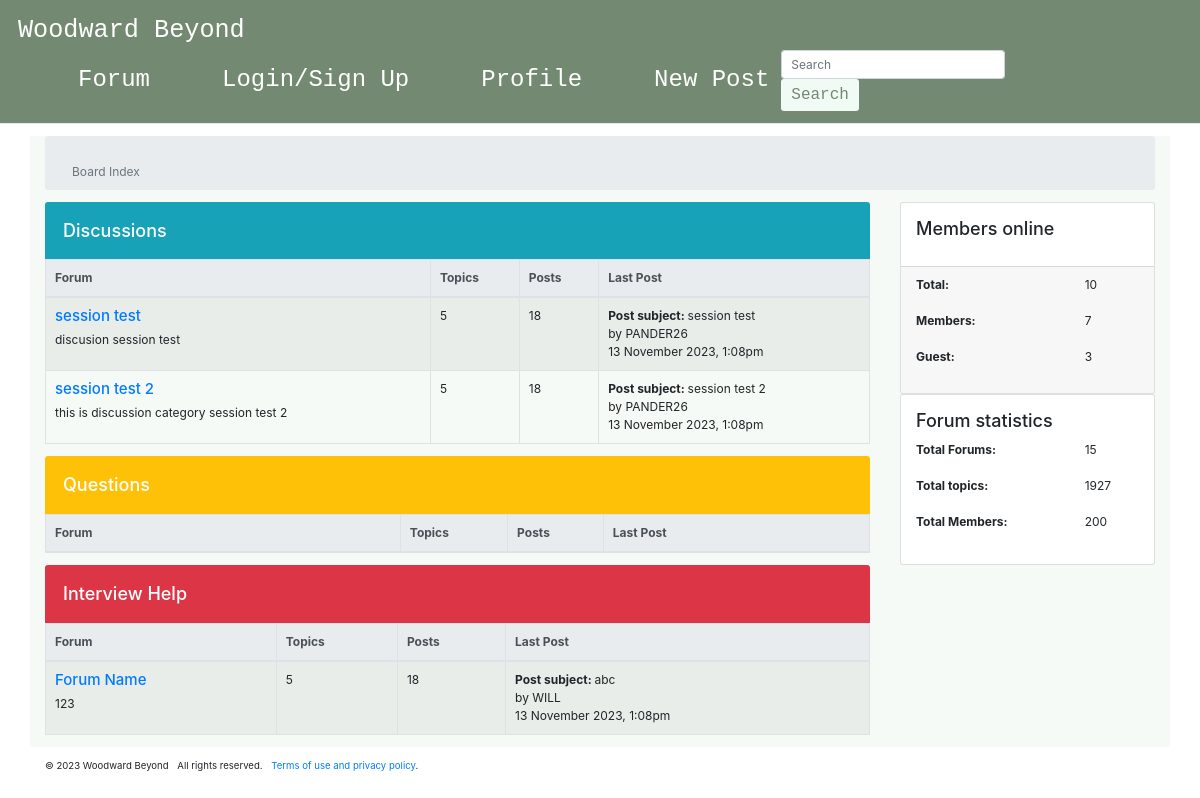
The app's page /index.html, older data.
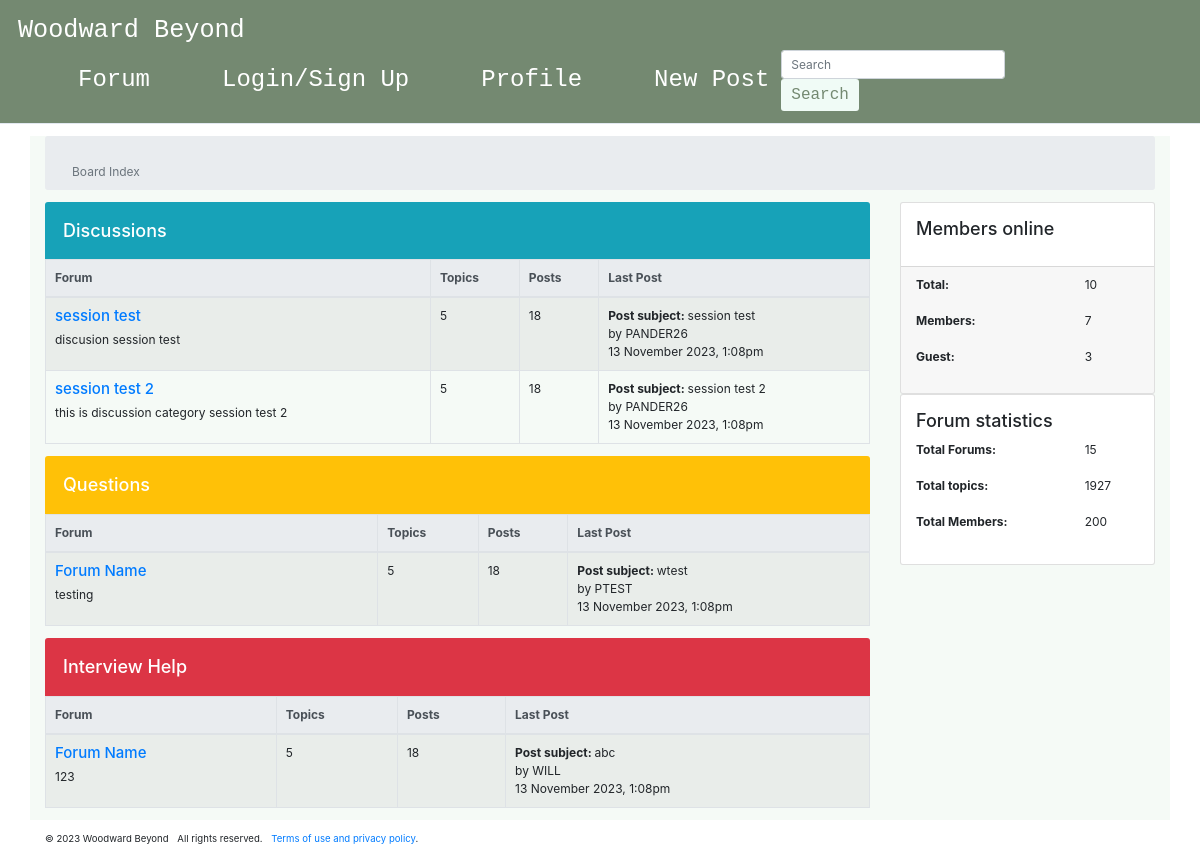
The same page, newer data.
### tables this page shows
CREATE TABLE posts (
            id INTEGER PRIMARY KEY AUTOINCREMENT,
            title TEXT NOT NULL,
            content TEXT NOT NULL
        , category, author_id);

CREATE TABLE users (id int, username text, password text, date TEXT);

### app.py (the view)
@app.route('/index.html')
def index():
    session['signed_up'] = False
    posts = get_posts()
    return render_template('index.html', items=posts)

### app.py (called while the page is built)
def get_db_connection():
    conn = sqlite3.connect('database/wb.db')
    conn.row_factory = sqlite3.Row
    return conn

def get_posts():
    conn = get_db_connection()
    cursor = conn.cursor()
    cursor.execute('''
        SELECT posts.id, posts.title, posts.content, posts.category, posts.author_id, users.username
        FROM posts
        JOIN users ON posts.author_id = users.id
    ''')
    posts = cursor.fetchall()
    conn.close()
    return posts

### templates/index.html (shortened to what this page needs)
<!DOCTYPE html>
<html lang="en">
<head>
<link rel="stylesheet" href="https://stackpath.bootstrapcdn.com/bootstrap/4.3.1/css/bootstrap.min.css">
</head>
<body>
            {% include 'header.html'%}
    <div class="container my-3 ww-body">
    <nav class="breadcrumb">
        <div class="container mt-4">
            <span class="breadcrumb-item active">Board Index</span>
        </div>
    </nav>
    <div class="row">
        <div class="col-12 col-xl-9">
    <h2 class="h4 text-white bg-info mb-0 p-4 rounded-top">Discussions</h2>
    <table class ="table table-striped table-bordered table-fixed">
        <thead class="thead-light">
            <tr>
                <th scope="col" class="forum-col">Forum</th>
                <th scope="col">Topics</th>
                <th scope="col">Posts</th>
                <th scope="col">Last Post</th>
            </tr>
        </thead>
        <tbody>
            {% for post in items %}
                {% if post['category'] == 'Discussion' %}
                    <tr>
                        <td>
                            <h3 class="h5"><a href="{{ url_for('view_post', id=post.id) }}">{{ post['title'] }}</a></h3>
                            <div class="fixed-table-content">
                                <p>{{ post['content'] }} </p>
                            </div>
                        </td>
                        <td>
                            <div>5</div>
                        </td>
                        <td>
                            <div>18</div>
                        </td>
                        <td>
                            <div><span class="font-weight-bold"> Post subject: </span>{{ post['title'] }}</div>
                            <div>by {{ post['username'] }}</div>
                            <div> 13 November 2023, 1:08pm</div>
                        </td>
                    </tr>
                {% endif %}
            {% endfor %}
        </tbody>
    </table>
    <h2 class="h4 text-white bg-warning mb-0 p-4 rounded-top">Questions</h2>
    <table class ="table table-striped table-bordered table-fixed">
        <thead class="thead-light">
            <tr>
                <th scope="col" class="forum-col">Forum</th>
                <th scope="col">Topics</th>
                <th scope="col">Posts</th>
                <th scope="col" class="last-post-col">Last Post</th>
            </tr>
        </thead>
        <tbody>
            {% for post in items %}
                {% if post['category'] == 'Question' %}
                    <tr>
                        <td>
                            <h3 class="h5"><a href="post.html/{{post['id']}}">Forum Name</a></h3>
                            <div class="fixed-table-content">
                                <p>{{ post['content'] }} </p>
                            </div>
                        </td>
                        <td>
                            <div>5</div>
                        </td>
                        <td>
                            <div>18</div>
                        </td>
                        <td>
                            <div><span class="font-weight-bold"> Post subject: </span>{{ post['title'] }}</div>
                            <div>by {{ post['username'] }}</div>
                            <div> 13 November 2023, 1:08pm</div>
                        </td>
                    </tr>
                {% endif %}
            {% endfor %}
        </tbody>
    </table>
    <h2 class="h4 text-white bg-danger mb-0 p-4 rounded-top">Interview Help</h2>
    <table class ="table table-striped table-bordered table-fixed">
        <thead class="thead-light">
            <tr>
                <th scope="col">Forum</th>
                <th scope="col">Topics</th>
                <th scope="col">Posts</th>
                <th scope="col">Last Post</th>
            </tr>
        </thead>
        <tbody>
            {% for post in items %}
                {% if post['category'] == 'Interview Help' %}
                    <tr>
                        <td>
                            <h3 class="h5"><a href= "post.html/{{post['id']}}" >Forum Name</a></h3>
                            <div class="fixed-table-content">
                                <p>{{ post['content'] }} </p>
                            </div>
                        </td>
                        <td>
                            <div>5</div>
                        </td>
                        <td>
                            <div>18</div>
                        </td>
                        <td>
                            <div><span class="font-weight-bold"> Post subject: </span>{{ post['title'] }}</div>
                            <div>by {{ post['username'] }}</div>
                            <div> 13 November 2023, 1:08pm</div>
                        </td>
                    </tr>
                {% endif %}
            {% endfor %}
        </tbody>
    </table>
</div>
    <div class="col-12 col-xl-3">
    <aside>
        <div class="row">
        <div class="col-12 col-sm-6 col-xl-12">
        <div class ="card">
            <div class="card-body">
                <h2 class="h4 card-title">Members online</h2>
            </div>
            <div class="card-footer">
                <dl class="row">
                    <dt class="col-8">Total:</dt>
                    <dd class="col-4">10</dd>
                </dl>
                <dl class="row">
                    <dt class="col-8">Members:</dt>
                    <dd class="col-4">7</dd>
                </dl>
                <dl class="row">
                    <dt class="col-8">Guest:</dt>
                    <dd class="col-4">3</dd>
                </dl>
                </div>
            </div>
        </div>
        <div class="col-12 col-sm-6 col-xl-12">
        <div class="card">
            <div class="card-body">
                <h2 class="h4 card-title">Forum statistics</h2>
                <dl class="row">
                    <dt class="col-8">Total Forums:</dt>
                    <dd class="col-4">15</dd>
                </dl>
                <dl class="row">
                    <dt class="col-8">Total topics:</dt>
                    <dd class="col-4">1927</dd>
                </dl>
                <dl class="row">
                    <dt class="col-8">Total Members:</dt>
                    <dd class="col-4">200</dd>
                </dl>
                </div>
            </div>
        </div>
    </aside>
  </div>
 </div>
</div>
<footer class="small">
    <div class="container">
    <ul class="list-inline">
        <li class="list-inline-item">&copy; 2023 Woodward Beyond</li>
        <li class="list-inline-item">All rights reserved.</li>
        <li class="list-inline-item"><a href="#0">Terms of use and privacy policy</a>.</li>
    </ul>
</div>
</footer>
</body>
</html>

### templates/header.html (shortened to what this page needs)
<link
      rel="stylesheet"
      type="text/css"
      href="{{ url_for('static', filename='style.css') }}"
/>
<header class="header">
    <nav class="navbar">
        <a href="#" class="nav-logo">Woodward Beyond</a>
        <ul class="nav-menu">
            <li class="nav-item">
                <a href="index.html" class="navbar-brand">Forum</a>
            </li>
            <li class="nav-item">
                <a href="login.html" class="navbar-brand">Login/Sign Up</a>
            </li>
            <li class="nav-item">
                <a href="profile.html" class="navbar-brand">Profile</a>
            </li>
            <li class="nav-item">
                <a href="new-post.html" class="navbar-brand">New Post</a>
            </li>
            <li>
                <form action="{{ url_for('search') }}" method="GET" class="search-form">
                    <input type="text" name="query" class="form-control mr-3 mb-2 mb-sm-0" placeholder="Search">
                    <button type="submit" class="ww-btn btn btn-primary">Search</button>
                </form>
            </li>
        </ul>
    </nav>
</header>

### static/style.css (style rules this page uses)
* { margin: 0; padding: 0; box-sizing: border-box; }
html { font-size: 75%; font-family: 'Roboto', sans-serif; }
li { list-style: none; }
a { text-decoration: none; }
.header { border-bottom: 1px solid #E2E8F0; }
.navbar { display: flex; justify-content: space-between; align-items: center; padding: 1rem 1.5rem; background-color: #748971; }
.nav-menu { display: flex; justify-content: space-between; align-items: center; margin: 0; }
.navbar-brand { font-size: 2rem; font-weight: 500; color: #ffffff; font-family: 'JetBrains Mono', monospace; }
.nav-item { margin-left: 5rem; }
.nav-logo { font-size: 2.1rem; font-weight: 500; color: #ffffff; font-family: 'JetBrains Mono', monospace; }
.ww-btn { background-color: #F0FBF6; border: none; color: #748971; padding: 4px 10px; text-align: center; text-decoration: none; display: inline-block; font-size: 16px; font-family: 'JetBrains Mono', monospace; }

### templates/index.html (style rules this page uses)
.forum-col { min-width: 16em; }
.created-col, .last-post-col { min-width: 12em; }
.ww-body { background-color: #F5FAF6; }
.ww-btn { background-color: #D0E1D4; }

Row changes from the older to the newer data that the page shows:
added posts: content "testing", title "wtest", username "PTEST", shown under "Questions"
